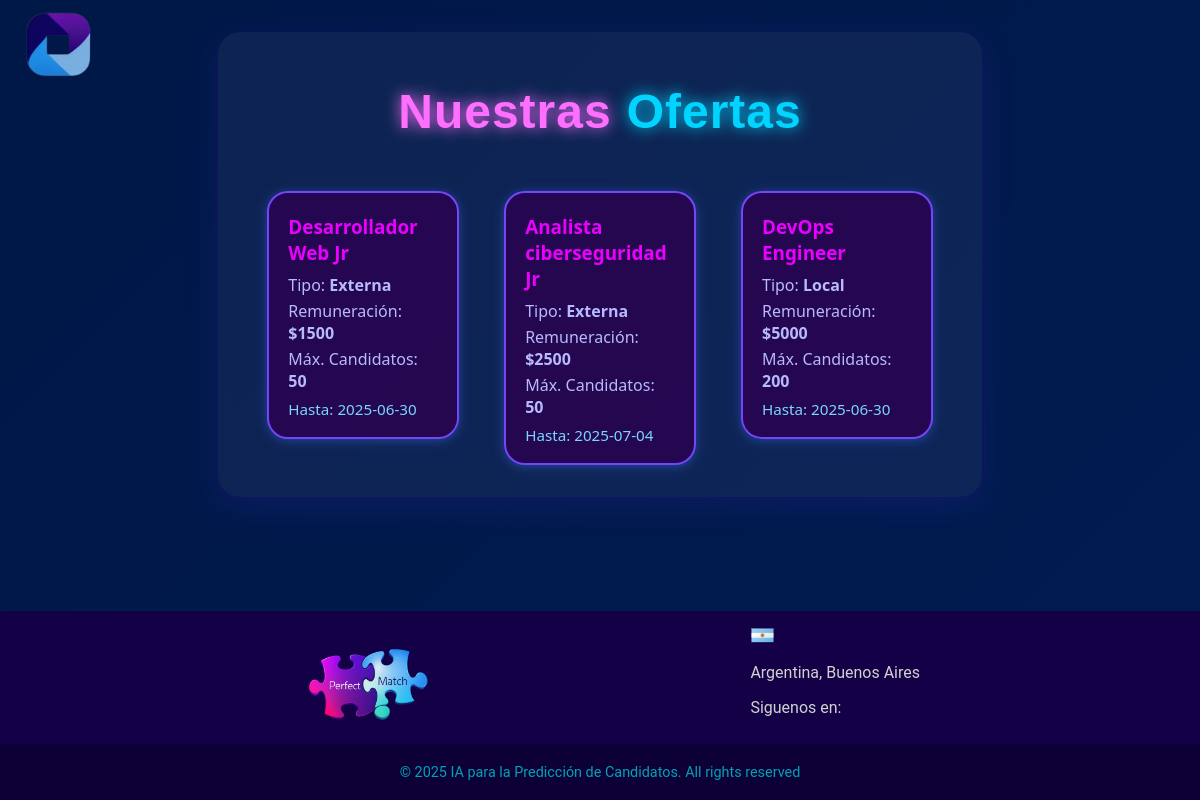
/portal_ofertas, run on an earlier commit of the app's database.
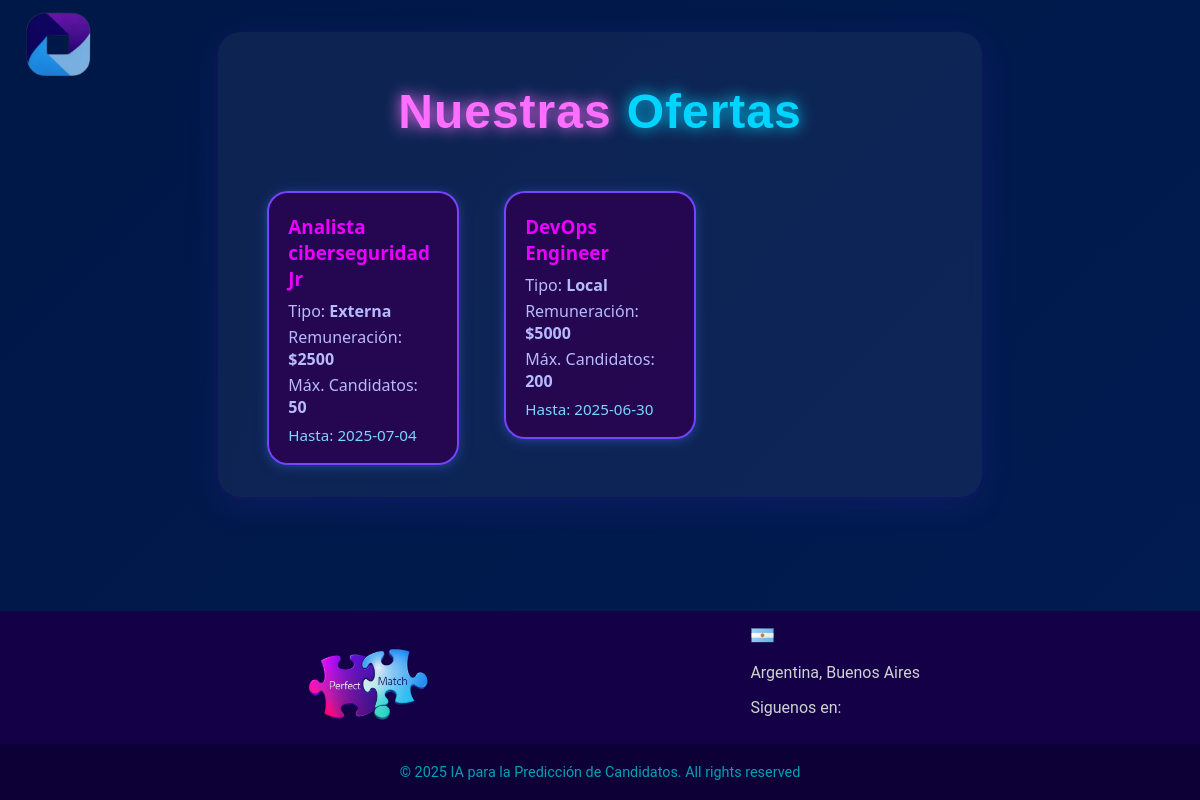
And on a later commit of the database.
### app.py (models this page shows)
class OfertaLaboral(db.Model):
    __tablename__ = "oferta_laboral"
    idOfer = db.Column(db.Integer, primary_key=True, autoincrement=True)
    nombre = db.Column(db.String(200), nullable=False, unique=True)
    fecha_cierre = db.Column(db.DateTime, nullable=False)
    max_candidatos = db.Column(db.Integer, nullable=False)
    cant_candidatos = db.Column(db.Integer, nullable=False, default=0)
    remuneracion = db.Column(db.String(50), nullable=False)
    beneficio = db.Column(db.String(200), nullable=True)
    descripcion = db.Column(db.String(200), nullable=True)
    estado = db.Column(db.String(50), nullable=False, default="Activa")
    modalidad = db.Column(db.String(20), nullable=False)
    usuario_responsable = db.Column(db.String(100), nullable=False)
    postulaciones = db.relationship("Postulacion", back_populates="oferta", cascade="all, delete-orphan", lazy=True)
    educaciones = db.relationship("OfertaEducacion", back_populates="oferta", cascade="all, delete-orphan", lazy=True)
    tecnologias = db.relationship("OfertaTecnologia", back_populates="oferta", cascade="all, delete-orphan", lazy=True)
    tecnologias2 = db.relationship("OfertaTecnologia2", back_populates="oferta", cascade="all, delete-orphan", lazy=True)
    habilidades = db.relationship("OfertaHabilidad", back_populates="oferta", cascade="all, delete-orphan", lazy=True)
    habilidades2 = db.relationship("OfertaHabilidad2", back_populates="oferta", cascade="all, delete-orphan", lazy=True)

### app.py (the view)
@app.route('/portal_ofertas')
def portal_ofertas():
    ofertas_activas = OfertaLaboral.query.filter_by(estado="Activa").all()
    return render_template('portal_ofertas.html', ofertas_activas=ofertas_activas)

### templates/portal_ofertas.html (shortened to what this page needs)
<!DOCTYPE html>
<html lang="es">
<head>
    <link rel="stylesheet" href="{{ url_for('static', filename='css/postulacion.css') }}">
    <link rel="stylesheet" href="{{ url_for('static', filename='css/footer.css') }}">
    <link rel="stylesheet" href="{{ url_for('static', filename='css/portal_ofertas.css') }}">
    <link rel="stylesheet" href="{{ url_for('static', filename='css/fragments/particles.css') }}">
    <link rel="stylesheet" href="{{ url_for('static', filename='css/fragments/titles.css') }}">
</head>
<body>
    {% include "fragments/particles.html" %}
    <header>
        <div>
            <img class="logo" src="{{ url_for('static', filename='images/logoApptitudAI.png') }}"
                alt="Logo de ApptitudAI">
        </div>
    </header>
    <main>
        <div class="ofertas-section">
            <div class="ofertas-title">
                <h1 style = "box-shadow: none !important;"><p class="title-perfect-violet">Nuestras</p><p class="title-match-blue">Ofertas</p></h1>
            </div>
            <div class="ofertas-grid" id="ofertas-activas-grid">
                {% for oferta in ofertas_activas %}
                <div class="oferta-card" data-oferta-id="{{ oferta.idOfer }}">
                    <div class="oferta-summary">
                        <h3>{{ oferta.nombre }}</h3>
                        <p>Tipo: <strong>{{ oferta.modalidad or 'Modalidad no especificada' }}</strong></p>
                        <p>Remuneración: <strong>{{ oferta.remuneracion or 'No especificada' }}</strong></p>
                        <p>Máx. Candidatos: <strong>{{ oferta.max_candidatos or 'No especificado' }}</strong></p>
                        <div class="oferta-fecha">Hasta: {{ oferta.fecha_cierre.strftime('%Y-%m-%d') if oferta.fecha_cierre else 'Sin fecha' }}</div>
                    </div>
                </div>
                {% endfor %}
            </div>
        </div>
    </main>
    {% include "layout/footer.html" %}
</body>
</html>

### templates/fragments/particles.html (shortened to what this page needs)
    <div class="particles">
    </div>

### templates/layout/footer.html (shortened to what this page needs)
<footer class="footer">
    <div class="footer-content">
        <div class="footer-logo">
            <img src="{{ url_for('static', filename='images/logoPerfectMatch.png') }}" alt="PF Image">
        </div>
        <div class="footer-contacts">
            <div class="footer-country">
                <div class="address">
                    <img src="{{ url_for('static', filename='images/ArgentinaS.png') }}" alt="Argentina Flag">
                    <p>Argentina, Buenos Aires</p>
                    <p>Siguenos en:</p>
                </div>
            </div>
        </div>
    </div>
    <div class="footer-bottom">
        <p>© 2025 IA para la Predicción de Candidatos. All rights reserved</p>
    </div>
</footer>

### static/css/postulacion.css (style rules this page uses)
html { background: #5A189A; }
body { display: flex; flex-direction: column; justify-content: center; align-items: center; min-height: 100vh; margin: 0; padding: 0; font-family: 'Segoe UI', sans-serif; background: linear-gradient(135deg, #001847, #011d55, #2a0047, #390061); background-size: 400% 400%; animation: gradient 15s ease infinite; }
header { display: flex; flex-wrap: nowrap; align-items: first baseline; justify-content: space-between; width: 100%; box-sizing: border-box; top: 0; z-index: 10; position: absolute; padding: 10px 20px; background-color: transparent; }
.logo { margin-left: 5px; max-height: 70px; max-width: 100%; }

### static/css/footer.css (style rules this page uses)
.footer { position: relative; background-color: #130047; color: #fff; font-family: "Roboto", sans-serif; width: 100%; }
.footer-content { display: flex; justify-content: space-between; align-items: flex-start; padding: 0; padding-left: 280px; padding-right: 280px; flex-wrap: wrap; gap: 10px; }
.footer-logo img { margin-top: 1.5rem; max-height: 100px; }
.footer-contacts { display: flex; gap: 10px; margin-top: 1rem; }
.footer-country p { font-size: 1rem; color: #d1d1d1; }
.footer-country img { width: 25px; margin-right: 5px; }
.footer-bottom { background-color: #0c0036; text-align: center; padding: 5px 0; margin-top: 5px; }
.footer-bottom p { font-size: 0.9rem; color: #02a1b6; }
html, body { scrollbar-width: thin; scrollbar-color: #7644ff #1a085a; }

### static/css/portal_ofertas.css (style rules this page uses)
main { flex: 1; }
.ofertas-section { width: 94%; max-width: 1100px; margin: 2rem auto 2rem auto; z-index: 2; position: relative; background: rgba(255, 255, 255, 0.05); border-radius: 22px; box-shadow: 0 8px 32px 0 rgba(80, 61, 255, 0.13), 0 1.5px 8px 0 #39006144; padding: 32px; backdrop-filter: blur(6px); overflow: visible; margin-bottom: 2rem; box-sizing: border-box; }
.ofertas-title { font-family: 'Poppins', sans-serif; font-weight: 700; font-size: clamp(1.7rem, 3vw, 2.5rem); color: #fff; text-align: center; letter-spacing: 1px; margin-bottom: 32px; text-shadow: 0 2px 16px #7644ff55, 0 1px 8px #00c3ff55; background: none; border: none; padding: 0; border-radius: 12px; transition: box-shadow 0.2s, filter 0.2s; width: 70%; margin-left: auto; margin-right: auto; display: block; }
.ofertas-grid { display: grid; grid-template-columns: repeat(3, 1fr); gap: 2.8rem; width: 95%; max-width: 100%; box-sizing: border-box; justify-items: center; margin: 0 auto; align-items: start; }
.oferta-card { background: rgba(44, 0, 80, 0.8); border-radius: 1.3rem; box-shadow: 0 2px 16px 0 #7644ff33, 0 1.5px 8px 0 #00c3ff33; border: 2px solid #7644ff; padding: 1.3rem 1.2rem 1.1rem 1.2rem; color: #fff; display: flex; flex-direction: column; align-items: flex-start; cursor: pointer; transition: box-shadow 0.18s, border-color 0.18s, transform 0.18s; position: relative; min-height: 180px; max-width: 220px; width: 100%; box-sizing: border-box; }
.oferta-card h3 { margin: 0 0 8px 0; font-size: 1.18em; color: #ea00ff; }
.oferta-card p { margin: 0 0 4px 0; color: #b7baff; font-size: 1em; }
.oferta-card .oferta-fecha { font-size: 0.95em; color: #7ad6ff; margin-top: 0.5em; }
h1 { font-family: "Erica One", sans-serif; font-size: 3rem; width: fit-content; text-align: center; border-radius: 32px; border: none; color: #fefefe; text-shadow: -3px 3px 0px #49007e, 3px -3px 0px #2f00d9; transition: all 0.3s ease-in-out; min-width: 100%; display: flex; align-items: center; justify-content: center; gap: 15px; margin: 0; padding: 0; position: relative; }

### static/css/fragments/particles.css (style rules this page uses)
.particles { position: fixed; top: 0; left: 0; width: 100%; height: 100%; pointer-events: none; z-index: 1; overflow: hidden; }

### static/css/fragments/titles.css (style rules this page uses)
.title-perfect-violet { color: #ff6fff; text-shadow: 0 0 15px #ff6fff; animation: fadeInUp 1s ease-out 0.4s both; margin: 20px 0; }
.title-match-blue { color: #00d4ff; text-shadow: 0 0 15px #00d4ff; animation: fadeInRight 1s ease-out 0.6s both; margin: 20px 0; }

What changed in the data, as far as the page shows it:
no longer on this page (row edited): OfertaLaboral: nombre "Desarrollador Web Jr", modalidad "Externa", remuneracion "$1500", max_candidatos "50", fecha_cierre "2025-06-30"
